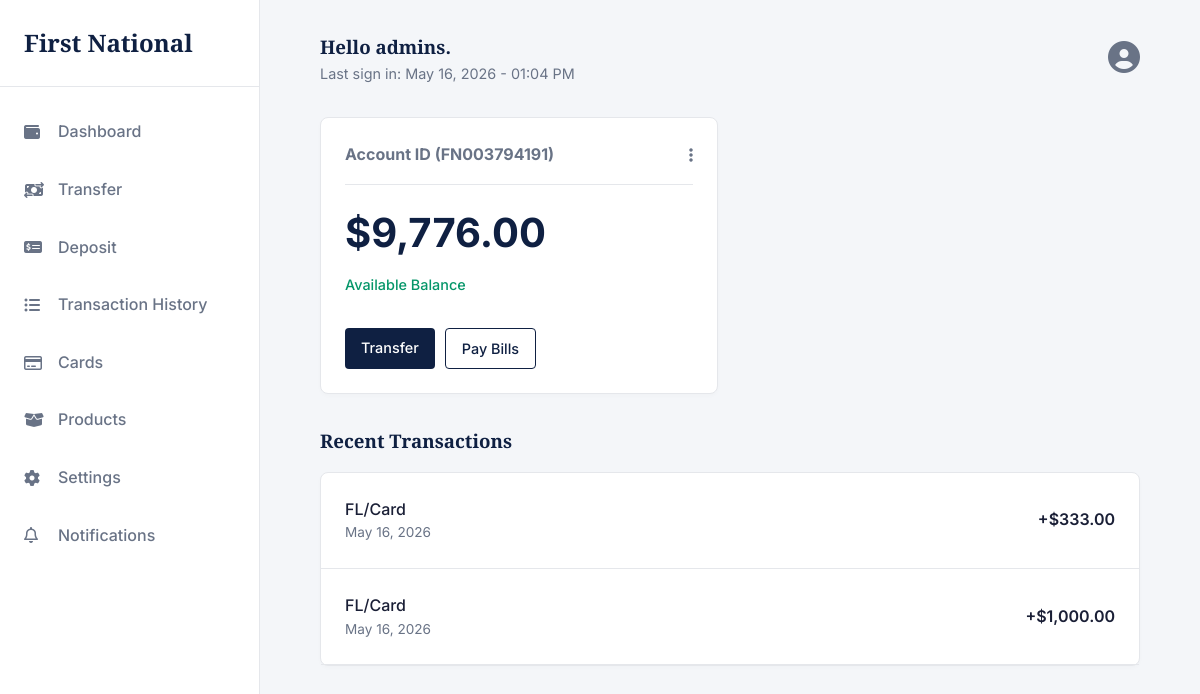
The app's page /dashboard/ (signed in) with its own data.
### app/models.py (models this page shows, shortened)
class User(AbstractUser):
    full_name = models.CharField(max_length=20, blank=True, null=True)
    email = models.EmailField(unique=True)
    phone_number = models.CharField(max_length=20, blank=True)
    is_verified   = models.BooleanField(default=False)
    social_sec = models.CharField(max_length=20)
    class Meta:
        db_table = "users"

class Account(models.Model):
    class AccountType(models.TextChoices):
        SAVINGS  = "SAVINGS",  "Savings"
        CHECKING = "CHECKING", "Checking"
        WALLET   = "WALLET",   "Wallet"
    id             = models.UUIDField(primary_key=True, default=uuid.uuid4, editable=False)
    user           = models.OneToOneField(User, on_delete=models.PROTECT, related_name="account")
    account_genID  = models.CharField(max_length=20, unique=True, db_index=True)
    account_type   = models.CharField(max_length=20, choices=AccountType.choices, default=AccountType.SAVINGS)
    balance        = models.DecimalField(max_digits=18, decimal_places=2, default=0)
    is_active      = models.BooleanField(default=True)
    created_at     = models.DateTimeField(auto_now_add=True)
    updated_at     = models.DateTimeField(auto_now=True)
    class Meta:
        db_table = "accounts"

class Transaction(models.Model):
    class TransactionType(models.TextChoices):
        DEPOSIT    = "DEPOSIT",    "Deposit"
        WITHDRAWAL = "WITHDRAWAL", "Withdrawal"
        TRANSFER   = "TRANSFER",   "Transfer"
        REVERSAL   = "REVERSAL",   "Reversal"
    class Status(models.TextChoices):
        PENDING   = "PENDING",   "Pending"
        COMPLETED = "COMPLETED", "Completed"
        FAILED    = "FAILED",    "Failed"
        REVERSED  = "REVERSED",  "Reversed"
    id              = models.UUIDField(primary_key=True, default=uuid.uuid4, editable=False)
    account         = models.ForeignKey(Account, on_delete=models.PROTECT, related_name="transactions")
    transaction_type = models.CharField(max_length=20, choices=TransactionType.choices)
    amount          = models.DecimalField(max_digits=18, decimal_places=2)
    balance_before  = models.DecimalField(max_digits=18, decimal_places=2)
    balance_after   = models.DecimalField(max_digits=18, decimal_places=2)
    description     = models.TextField(blank=True)
    reference       = models.CharField(max_length=100, unique=True, db_index=True)  # idempotency key
    status          = models.CharField(max_length=20, choices=Status.choices, default=Status.PENDING)
    counterpart_account = models.ForeignKey(
        Account,
        null=True, blank=True,
        on_delete=models.SET_NULL,
        related_name="incoming_transfers",
    )
    created_at = models.DateTimeField(auto_now_add=True, db_index=True)
    updated_at = models.DateTimeField(auto_now=True)
    class Meta:
        db_table = "transactions"
        ordering = ["-created_at"]

### app/views.py (the view)
# urls.py: path('dashboard/', dashboard, name='dashboard'),
@login_required(login_url='accounts:login')
def dashboard(request):
    user = request.user
    transactions = Transaction.objects.filter(account=request.user.account).order_by('-created_at')[:2]
    time = timezone.now()
    context = {
        'user': user,
        'transactions': transactions,
        'time': time
    }
    return render(request, 'User/dashboard.html', context)

### templates/User/dashboard.html (shortened to what this page needs)
{% extends 'base.html' %}
{% load static %}
{% load humanize %}
{% block content %}
        <main class="main-content">
            <div class="top-bar">
                <div>
                    <h3>Hello {{user.username}}.</h3>
                    <p style="color: var(--text-secondary); font-size: 0.9rem;">Last sign in: {{time|date:"F j, Y - h:i A" }}</p>
                </div>
                <div>
                    <a href="{% url 'app:settings' %}" style="color: var(--text-secondary); margin-left: 15px;"><i class="fa-solid fa-user-circle fa-2x"></i></a>
                </div>
            </div>
            <div class="grid-2">
                <div class="card">
                    <div style="display: flex; justify-content: space-between; align-items: center; border-bottom: 1px solid var(--border-color); padding-bottom: 1rem; margin-bottom: 1rem;">
                        <h4 style="font-family: var(--font-body); color: var(--text-secondary);">Account ID ({{user.account.account_genID}})</h4>
                        <i class="fa-solid fa-ellipsis-vertical" style="color: var(--text-secondary); cursor: pointer;"></i>
                    </div>
                    <h2 style="font-size: 2.5rem; margin-bottom: 0.5rem; font-family: var(--font-body);">${{user.account.balance|intcomma}}</h2>
                    <p style="color: var(--success); font-weight: 500; font-size: 0.9rem;">Available Balance</p>
                    <div class="mt-2" style="display: flex; gap: 10px;">
                        <a href="{% url 'app:transfer' %}" class="btn btn-primary" style="padding: 0.5rem 1rem; font-size: 0.9rem;">Transfer</a>
                        <a href="#" class="btn btn-outline" style="padding: 0.5rem 1rem; font-size: 0.9rem;">Pay Bills</a>
                    </div>
                </div>
            </div>
            <h3 class="mt-2 mb-1">Recent Transactions</h3>
            <div class="card" style="padding: 0;">
                <ul style="list-style: none;">
                    {% for x in transactions %}
                    <li style="padding: 1.5rem; border-bottom: 1px solid var(--border-color); display: flex; justify-content: space-between; align-items: center;">
                        <div>
                            <p style="font-weight: 500;">{{x.description}}</p>
                            <p style="font-size: 0.85rem; color: var(--text-secondary);">{{ x.created_at|date:"M d, Y" }}</p>
                        </div>
                        {% if x.transaction_type == 'DEPOSIT' %}
                        <p style="font-weight: 600;">+${{x.amount|intcomma}}</p>
                        {% elif x.transaction_type == 'WITHDRAWAL' %}
                        <p style="font-weight: 600;">-${{x.amount|intcomma}}</p>
                        {% endif %}
                    </li>
                    {% empty %}
                    <li class="no-results">
                        <p colspan="5" style="text-align: center; padding: 2rem; color: var(--text-secondary);">
                            No transactions found.
                        </p>
                    </li>
                    {% endfor %}
                </ul>
            </div>
        </main>
{% endblock %}

### static/css/styles.css (style rules this page uses)
:root { --bg-color: #f4f6f9; --surface-color: #ffffff; --text-primary: #1a1f36; --text-secondary: #697386; --brand-primary: #0f2042; --brand-accent: #cba052; --border-color: #e5e7eb; --success: #059669; --danger: #dc2626; --warning: #d97706; --font-heading: 'Playfair Display', serif; --font-body: 'Inter', sans-serif; --sidebar-width: 260px; --transition: all 0.3s ease; }
* { margin: 0; padding: 0; box-sizing: border-box; }
body { font-family: var(--font-body); background-color: var(--bg-color); color: var(--text-primary); line-height: 1.6; transition: background-color var(--transition), color var(--transition); }
h1, h2, h3, h4, .brand-logo { font-family: var(--font-heading); color: var(--brand-primary); }
a { text-decoration: none; color: var(--brand-primary); }
ul { list-style: none; }
.btn { display: inline-block; padding: 0.75rem 1.5rem; border-radius: 4px; font-weight: 500; cursor: pointer; text-align: center; border: none; transition: var(--transition); }
.btn-primary { background-color: var(--brand-primary); color: #fff; }
.btn-outline { border: 1px solid var(--brand-primary); color: var(--brand-primary); background: transparent; }
.card { background-color: var(--surface-color); border: 1px solid var(--border-color); border-radius: 8px; padding: 1.5rem; box-shadow: 0 2px 4px rgba(0,0,0,0.02); }
.main-content { flex: 1; padding: 2rem 5%; overflow-y: auto; }
.top-bar { display: flex; justify-content: space-between; align-items: center; margin-bottom: 2rem; }
.mt-2 { margin-top: 2rem; }
.mb-1 { margin-bottom: 1rem; }
.grid-2 { display: grid; grid-template-columns: 1fr 1fr; gap: 1.5rem; }

### records on screen
User: username "admins", account.account_genID "FN003794191", account.balance "9,776.00"
Transaction: description "FL/Card", created_at "May 16, 2026", amount "333.00"
Transaction: description "FL/Card", created_at "May 16, 2026", amount "1,000.00"
